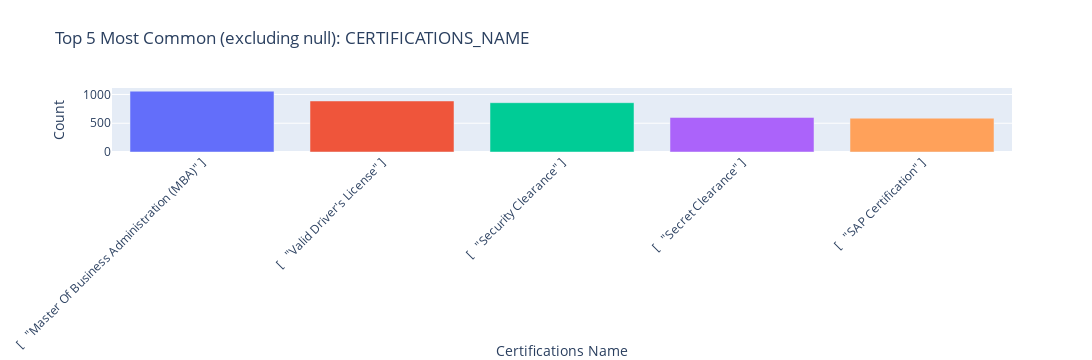

Source (notebook cell):
### Code cell
plots['CERTIFICATIONS_NAME'].show()

### Figure 1 — Plotly figure (JSON) as saved in the notebook; plotly's stock layout.template omitted (floating-point values rounded to 4 significant figures)
{"data": [{"alignmentgroup": "True", "hovertemplate": "Certifications Name=%{x}<br>Count=%{y}<extra></extra>", "legendgroup": "[\n  \"Master Of Business Administration (MBA)\"\n]", "marker": {"color": "#636efa", "pattern": {"shape": ""}}, "name": "[\n  \"Master Of Business Administration (MBA)\"\n]", "offsetgroup": "[\n  \"Master Of Business Administration (MBA)\"\n]", "orientation": "v", "showlegend": true, "textposition": "auto", "type": "bar", "x": ["[\n  \"Master Of Business Administration (MBA)\"\n]"], "xaxis": "x", "y": [1057], "yaxis": "y"}, {"alignmentgroup": "True", "hovertemplate": "Certifications Name=%{x}<br>Count=%{y}<extra></extra>", "legendgroup": "[\n  \"Valid Driver's License\"\n]", "marker": {"color": "#EF553B", "pattern": {"shape": ""}}, "name": "[\n  \"Valid Driver's License\"\n]", "offsetgroup": "[\n  \"Valid Driver's License\"\n]", "orientation": "v", "showlegend": true, "textposition": "auto", "type": "bar", "x": ["[\n  \"Valid Driver's License\"\n]"], "xaxis": "x", "y": [887], "yaxis": "y"}, {"alignmentgroup": "True", "hovertemplate": "Certifications Name=%{x}<br>Count=%{y}<extra></extra>", "legendgroup": "[\n  \"Security Clearance\"\n]", "marker": {"color": "#00cc96", "pattern": {"shape": ""}}, "name": "[\n  \"Security Clearance\"\n]", "offsetgroup": "[\n  \"Security Clearance\"\n]", "orientation": "v", "showlegend": true, "textposition": "auto", "type": "bar", "x": ["[\n  \"Security Clearance\"\n]"], "xaxis": "x", "y": [857], "yaxis": "y"}, {"alignmentgroup": "True", "hovertemplate": "Certifications Name=%{x}<br>Count=%{y}<extra></extra>", "legendgroup": "[\n  \"Secret Clearance\"\n]", "marker": {"color": "#ab63fa", "pattern": {"shape": ""}}, "name": "[\n  \"Secret Clearance\"\n]", "offsetgroup": "[\n  \"Secret Clearance\"\n]", "orientation": "v", "showlegend": true, "textposition": "auto", "type": "bar", "x": ["[\n  \"Secret Clearance\"\n]"], "xaxis": "x", "y": [601], "yaxis": "y"}, {"alignmentgroup": "True", "hovertemplate": "Certifications Name=%{x}<br>Count=%{y}<extra></extra>", "legendgroup": "[\n  \"SAP Certification\"\n]", "marker": {"color": "#FFA15A", "pattern": {"shape": ""}}, "name": "[\n  \"SAP Certification\"\n]", "offsetgroup": "[\n  \"SAP Certification\"\n]", "orientation": "v", "showlegend": true, "textposition": "auto", "type": "bar", "x": ["[\n  \"SAP Certification\"\n]"], "xaxis": "x", "y": [588], "yaxis": "y"}], "layout": {"barmode": "relative", "height": 360, "legend": {"title": {"text": "Certifications Name"}, "tracegroupgap": 0}, "margin": {"b": 150}, "showlegend": false, "title": {"text": "Top 5 Most Common (excluding null): CERTIFICATIONS_NAME"}, "width": 1200, "xaxis": {"anchor": "y", "autorange": true, "categoryarray": ["[\n  \"Master Of Business Administration (MBA)\"\n]", "[\n  \"Valid Driver's License\"\n]", "[\n  \"Security Clearance\"\n]", "[\n  \"Secret Clearance\"\n]", "[\n  \"SAP Certification\"\n]"], "categoryorder": "array", "domain": [0, 1], "range": [-0.5, 4.5], "tickangle": -45, "title": {"text": "Certifications Name"}, "type": "category"}, "yaxis": {"anchor": "x", "autorange": true, "domain": [0, 1], "range": [0, 1113.0], "title": {"text": "Count"}, "type": "linear"}}}
